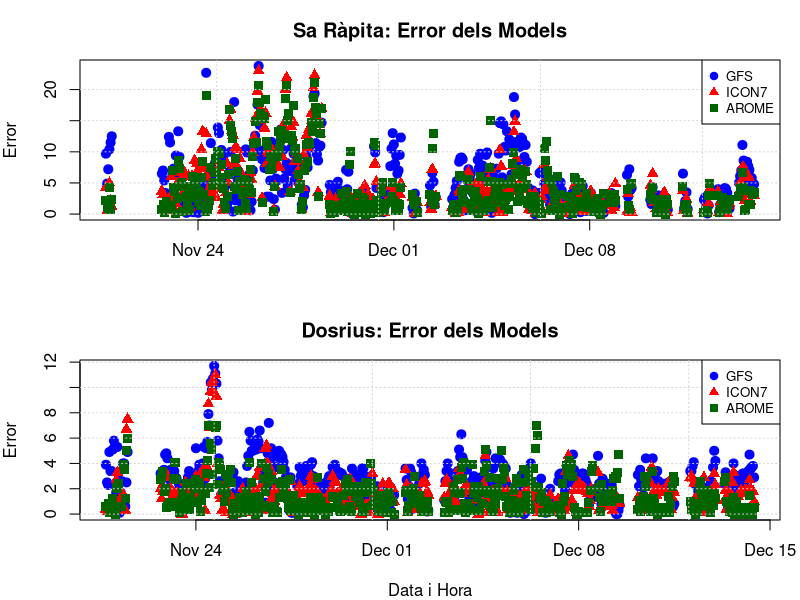

Reproduce this figure in R.

par(mfrow = c(2, 1), mar = c(4, 4, 3, 1))

# ============================================================
# GRÀFIC 1: SA RÀPITA
# ============================================================

sarapita <- read.csv("error_sarapita.csv", header = TRUE)
sarapita$time <- as.POSIXct(sarapita$time, format="%Y-%m-%d %H:%M:%S")


lim_y_sarapita <- range(c(sarapita$dgfs, sarapita$dicon7, sarapita$darome), na.rm = TRUE)


plot(x = sarapita$time, y = sarapita$dgfs, 
     type = "p", pch = 19, col = "blue", 
     ylim = lim_y_sarapita, cex = 1.2,
     main = "Sa Ràpita: Error dels Models",
     xlab = "", ylab = "Error")

points(x = sarapita$time, y = sarapita$dicon7, col = "red", pch = 17, cex = 1.2)
points(x = sarapita$time, y = sarapita$darome, col = "darkgreen", pch = 15, cex = 1.2)

grid()
legend("topright", legend = c("GFS", "ICON7", "AROME"),
       col = c("blue", "red", "darkgreen"), pch = c(19, 17, 15), pt.cex = 1, cex=0.8)

# ============================================================
# GRÀFIC 2: DOSRIUS
# ============================================================
# 1. Llegir i preparar dades

dosrius <- read.csv("error_dosrius.csv", header = TRUE)
dosrius$time <- as.POSIXct(dosrius$time, format="%Y-%m-%d %H:%M:%S")

# 2. Calcular límits
lim_y_dosrius <- range(c(dosrius$dgfs, dosrius$dicon7, dosrius$darome), na.rm = TRUE)

# 3. Dibuixar
plot(x = dosrius$time, y = dosrius$dgfs, 
     type = "p", pch = 19, col = "blue", 
     ylim = lim_y_dosrius, cex = 1.2,
     main = "Dosrius: Error dels Models",
     xlab = "Data i Hora", ylab = "Error")

points(x = dosrius$time, y = dosrius$dicon7, col = "red", pch = 17, cex = 1.2)
points(x = dosrius$time, y = dosrius$darome, col = "darkgreen", pch = 15, cex = 1.2)

grid()

legend("topright", legend = c("GFS", "ICON7", "AROME"),
       col = c("blue", "red", "darkgreen"), pch = c(19, 17, 15), pt.cex = 1, cex=0.8)


par(mfrow = c(1, 1))